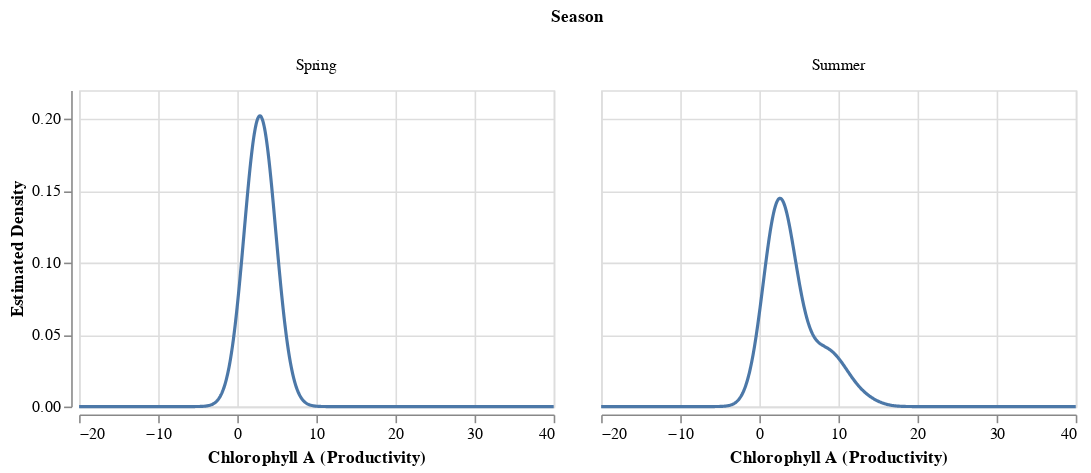

The cell this chart's notebook holds for it:
### Code cell
# Plot by season
p3 = alt.Chart(ncca_mod2).transform_density(
    density = 'Chlorophyll A (ug/L)',
    groupby = ['Season'],
    as_ = ['Chlorophyll A (Productivity)', 'Estimated Density'],
    bandwidth = 1.8,
    extent = [-20, 40],
    steps = 1000
).mark_line().encode(
    x = 'Chlorophyll A (Productivity):Q',
    y = 'Estimated Density:Q',
).properties(
    width = 300,
    height = 200
).facet(
    column = 'Season'
)

p3

### Figure 1 — Vega-Lite specification as saved in the notebook (floating-point values rounded to 4 significant figures)
{"config": {"view": {"continuousWidth": 400, "continuousHeight": 300}}, "data": {"name": "data-04f0ee07626d9de5de71ad210b86a4de"}, "facet": {"column": {"field": "Season", "type": "nominal"}}, "spec": {"mark": "line", "encoding": {"x": {"field": "Chlorophyll A (Productivity)", "type": "quantitative"}, "y": {"field": "Estimated Density", "type": "quantitative"}}, "height": 200, "transform": [{"density": "Chlorophyll A (ug/L)", "bandwidth": 1.8, "extent": [-20, 40], "groupby": ["Season"], "steps": 1000, "as": ["Chlorophyll A (Productivity)", "Estimated Density"]}], "width": 300}, "$schema": "https://vega.github.io/schema/vega-lite/v4.17.0.json", "datasets": {"data-04f0ee07626d9de5de71ad210b86a4de": [{"Region": "West", "Date Collected": "2010-07-01T00:00:00", "Chlorophyll A (ug/L)": 3.34, "Season": "Summer"}, {"Region": "West", "Date Collected": "2010-07-01T00:00:00", "Chlorophyll A (ug/L)": 2.45, "Season": "Summer"}, {"Region": "West", "Date Collected": "2010-07-01T00:00:00", "Chlorophyll A (ug/L)": 3.82, "Season": "Summer"}, {"Region": "West", "Date Collected": "2010-07-01T00:00:00", "Chlorophyll A (ug/L)": 6.13, "Season": "Summer"}, {"Region": "West", "Date Collected": "2010-07-01T00:00:00", "Chlorophyll A (ug/L)": 2.94, "Season": "Summer"}, {"Region": "West", "Date Collected": "2010-06-29T00:00:00", "Chlorophyll A (ug/L)": 3.69, "Season": "Spring"}, {"Region": "West", "Date Collected": "2010-07-13T00:00:00", "Chlorophyll A (ug/L)": 2.43, "Season": "Summer"}, {"Region": "West", "Date Collected": "2010-07-14T00:00:00", "Chlorophyll A (ug/L)": 2.48, "Season": "Summer"}, {"Region": "West", "Date Collected": "2010-07-14T00:00:00", "Chlorophyll A (ug/L)": 3.34, "Season": "Summer"}, {"Region": "West", "Date Collected": "2010-07-15T00:00:00", "Chlorophyll A (ug/L)": 4.4, "Season": "Summer"}, {"Region": "West", "Date Collected": "2010-07-15T00:00:00", "Chlorophyll A (ug/L)": 3.68, "Season": "Summer"}, {"Region": "West", "Date Collected": "2010-07-13T00:00:00", "Chlorophyll A (ug/L)": 2.21, "Season": "Summer"}, {"Region": "West", "Date Collected": "2010-07-15T00:00:00", "Chlorophyll A (ug/L)": 3.58, "Season": "Summer"}, {"Region": "West", "Date Collected": "2010-07-14T00:00:00", "Chlorophyll A (ug/L)": 2.65, "Season": "Summer"}, {"Region": "West", "Date Collected": "2010-07-14T00:00:00", "Chlorophyll A (ug/L)": 2.05, "Season": "Summer"}, {"Region": "West", "Date Collected": "2010-07-26T00:00:00", "Chlorophyll A (ug/L)": 1.66, "Season": "Summer"}, {"Region": "West", "Date Collected": "2010-07-27T00:00:00", "Chlorophyll A (ug/L)": 11.2, "Season": "Summer"}, {"Region": "West", "Date Collected": "2010-07-26T00:00:00", "Chlorophyll A (ug/L)": 0.94, "Season": "Summer"}, {"Region": "West", "Date Collected": "2010-08-11T00:00:00", "Chlorophyll A (ug/L)": 6.24, "Season": "Summer"}, {"Region": "West", "Date Collected": "2010-08-09T00:00:00", "Chlorophyll A (ug/L)": 2.84, "Season": "Summer"}, {"Region": "West", "Date Collected": "2010-08-10T00:00:00", "Chlorophyll A (ug/L)": 2.19, "Season": "Summer"}, {"Region": "West", "Date Collected": "2010-08-12T00:00:00", "Chlorophyll A (ug/L)": 1.42, "Season": "Summer"}, {"Region": "West", "Date Collected": "2010-08-10T00:00:00", "Chlorophyll A (ug/L)": 2.11, "Season": "Summer"}, {"Region": "West", "Date Collected": "2010-07-26T00:00:00", "Chlorophyll A (ug/L)": 1.5, "Season": "Summer"}, {"Region": "West", "Date Collected": "2010-07-29T00:00:00", "Chlorophyll A (ug/L)": 10.3, "Season": "Summer"}, {"Region": "West", "Date Collected": "2010-08-10T00:00:00", "Chlorophyll A (ug/L)": 2.148, "Season": "Summer"}, {"Region": "West", "Date Collected": "2010-08-30T00:00:00", "Chlorophyll A (ug/L)": 8.02, "Season": "Summer"}, {"Region": "West", "Date Collected": "2010-08-31T00:00:00", "Chlorophyll A (ug/L)": 4.54, "Season": "Summer"}, {"Region": "West", "Date Collected": "2010-08-26T00:00:00", "Chlorophyll A (ug/L)": 3.68, "Season": "Summer"}, {"Region": "West", "Date Collected": "2010-08-24T00:00:00", "Chlorophyll A (ug/L)": 2.33, "Season": "Summer"}, {"Region": "West", "Date Collected": "2010-08-24T00:00:00", "Chlorophyll A (ug/L)": 1.66, "Season": "Summer"}, {"Region": "West", "Date Collected": "2010-08-23T00:00:00", "Chlorophyll A (ug/L)": 3.34, "Season": "Summer"}, {"Region": "West", "Date Collected": "2010-08-23T00:00:00", "Chlorophyll A (ug/L)": 2.2, "Season": "Summer"}, {"Region": "West", "Date Collected": "2010-09-01T00:00:00", "Chlorophyll A (ug/L)": 2.16, "Season": "Summer"}, {"Region": "West", "Date Collected": "2010-09-01T00:00:00", "Chlorophyll A (ug/L)": 8.16, "Season": "Summer"}, {"Region": "West", "Date Collected": "2010-09-01T00:00:00", "Chlorophyll A (ug/L)": 4.41, "Season": "Summer"}, {"Region": "West", "Date Collected": "2010-09-01T00:00:00", "Chlorophyll A (ug/L)": 4.28, "Season": "Summer"}, {"Region": "West", "Date Collected": "2010-08-30T00:00:00", "Chlorophyll A (ug/L)": 9.49, "Season": "Summer"}, {"Region": "West", "Date Collected": "2010-08-30T00:00:00", "Chlorophyll A (ug/L)": 10.68, "Season": "Summer"}, {"Region": "West", "Date Collected": "2010-08-30T00:00:00", "Chlorophyll A (ug/L)": 7.84, "Season": "Summer"}, {"Region": "West", "Date Collected": "2010-08-30T00:00:00", "Chlorophyll A (ug/L)": 9.11, "Season": "Summer"}, {"Region": "West", "Date Collected": "2010-08-31T00:00:00", "Chlorophyll A (ug/L)": 8.88, "Season": "Summer"}, {"Region": "West", "Date Collected": "2010-08-27T00:00:00", "Chlorophyll A (ug/L)": 7.65, "Season": "Summer"}, {"Region": "West", "Date Collected": "2010-08-27T00:00:00", "Chlorophyll A (ug/L)": 5.26, "Season": "Summer"}, {"Region": "West", "Date Collected": "2010-08-27T00:00:00", "Chlorophyll A (ug/L)": 13.4, "Season": "Summer"}, {"Region": "West", "Date Collected": "2010-08-31T00:00:00", "Chlorophyll A (ug/L)": 2.29, "Season": "Summer"}, {"Region": "West", "Date Collected": "2010-08-24T00:00:00", "Chlorophyll A (ug/L)": 1.61, "Season": "Summer"}, {"Region": "West", "Date Collected": "2010-08-24T00:00:00", "Chlorophyll A (ug/L)": 1.92, "Season": "Summer"}, {"Region": "West", "Date Collected": "2010-08-31T00:00:00", "Chlorophyll A (ug/L)": 3.77, "Season": "Summer"}, {"Region": "West", "Date Collected": "2010-08-23T00:00:00", "Chlorophyll A (ug/L)": 1.86, "Season": "Summer"}, {"Region": "West", "Date Collected": "2010-08-24T00:00:00", "Chlorophyll A (ug/L)": 1.45, "Season": "Summer"}, {"Region": "West", "Date Collected": "2010-08-23T00:00:00", "Chlorophyll A (ug/L)": 1.58, "Season": "Summer"}, {"Region": "West", "Date Collected": "2010-08-23T00:00:00", "Chlorophyll A (ug/L)": 1.63, "Season": "Summer"}, {"Region": "West", "Date Collected": "2010-06-30T00:00:00", "Chlorophyll A (ug/L)": 3.99, "Season": "Spring"}, {"Region": "West", "Date Collected": "2010-06-30T00:00:00", "Chlorophyll A (ug/L)": 2.54, "Season": "Spring"}, {"Region": "West", "Date Collected": "2010-06-30T00:00:00", "Chlorophyll A (ug/L)": 3.58, "Season": "Spring"}, {"Region": "West", "Date Collected": "2010-06-30T00:00:00", "Chlorophyll A (ug/L)": 2.06, "Season": "Spring"}, {"Region": "West", "Date Collected": "2010-06-29T00:00:00", "Chlorophyll A (ug/L)": 2.11, "Season": "Spring"}, {"Region": "West", "Date Collected": "2010-06-29T00:00:00", "Chlorophyll A (ug/L)": 2.19, "Season": "Spring"}]}}
